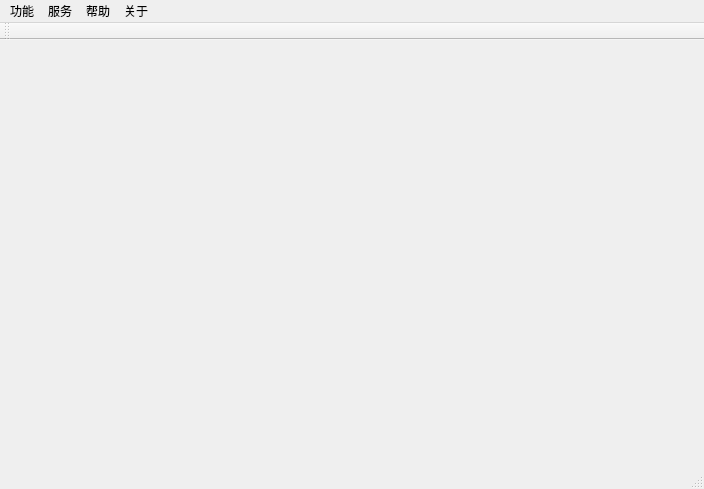
<?xml version="1.0" encoding="UTF-8"?>
<ui version="4.0">
 <class>MainWindow</class>
 <widget class="QMainWindow" name="MainWindow">
  <property name="geometry">
   <rect>
    <x>0</x>
    <y>0</y>
    <width>704</width>
    <height>489</height>
   </rect>
  </property>
  <property name="windowTitle">
   <string>MainWindow</string>
  </property>
  <widget class="QWidget" name="centralWidget"/>
  <widget class="QMenuBar" name="menuBar">
   <property name="geometry">
    <rect>
     <x>0</x>
     <y>0</y>
     <width>704</width>
     <height>22</height>
    </rect>
   </property>
   <widget class="QMenu" name="FunMenu">
    <property name="title">
     <string>功能</string>
    </property>
    <addaction name="FunCourseTree"/>
    <addaction name="FunShare"/>
   </widget>
   <widget class="QMenu" name="AboutMenu">
    <property name="title">
     <string>关于</string>
    </property>
    <addaction name="AboutSicunStudio"/>
    <addaction name="AboutSoftware"/>
    <addaction name="Aboutdeveloper"/>
   </widget>
   <widget class="QMenu" name="HelpMenu">
    <property name="title">
     <string>帮助</string>
    </property>
    <addaction name="HelpAdvice"/>
    <addaction name="HelpIdea"/>
   </widget>
   <widget class="QMenu" name="ServiceMenu">
    <property name="title">
     <string>服务</string>
    </property>
    <addaction name="ServiceHub"/>
    <addaction name="ServiceHubEmail"/>
    <addaction name="ServiceGithub"/>
   </widget>
   <addaction name="FunMenu"/>
   <addaction name="ServiceMenu"/>
   <addaction name="HelpMenu"/>
   <addaction name="AboutMenu"/>
  </widget>
  <widget class="QToolBar" name="mainToolBar">
   <attribute name="toolBarArea">
    <enum>TopToolBarArea</enum>
   </attribute>
   <attribute name="toolBarBreak">
    <bool>false</bool>
   </attribute>
  </widget>
  <widget class="QStatusBar" name="statusBar"/>
  <action name="FunCourseTree">
   <property name="text">
    <string>课程树</string>
   </property>
  </action>
  <action name="FunShare">
   <property name="text">
    <string>资源共享</string>
   </property>
  </action>
  <action name="AboutSoftware">
   <property name="text">
    <string>关于软件</string>
   </property>
  </action>
  <action name="AboutSicunStudio">
   <property name="text">
    <string>关于思存工作室</string>
   </property>
  </action>
  <action name="HelpAdvice">
   <property name="text">
    <string>给开发者的建议</string>
   </property>
  </action>
  <action name="HelpIdea">
   <property name="text">
    <string>自己的想法</string>
   </property>
  </action>
  <action name="ServiceHub">
   <property name="text">
    <string>hub系统</string>
   </property>
  </action>
  <action name="ServiceHubEmail">
   <property name="text">
    <string>hub邮箱</string>
   </property>
  </action>
  <action name="ServiceGithub">
   <property name="text">
    <string>github</string>
   </property>
  </action>
  <action name="Aboutdeveloper">
   <property name="text">
    <string>关于开发者</string>
   </property>
  </action>
 </widget>
 <layoutdefault spacing="6" margin="11"/>
 <resources/>
 <connections/>
</ui>
